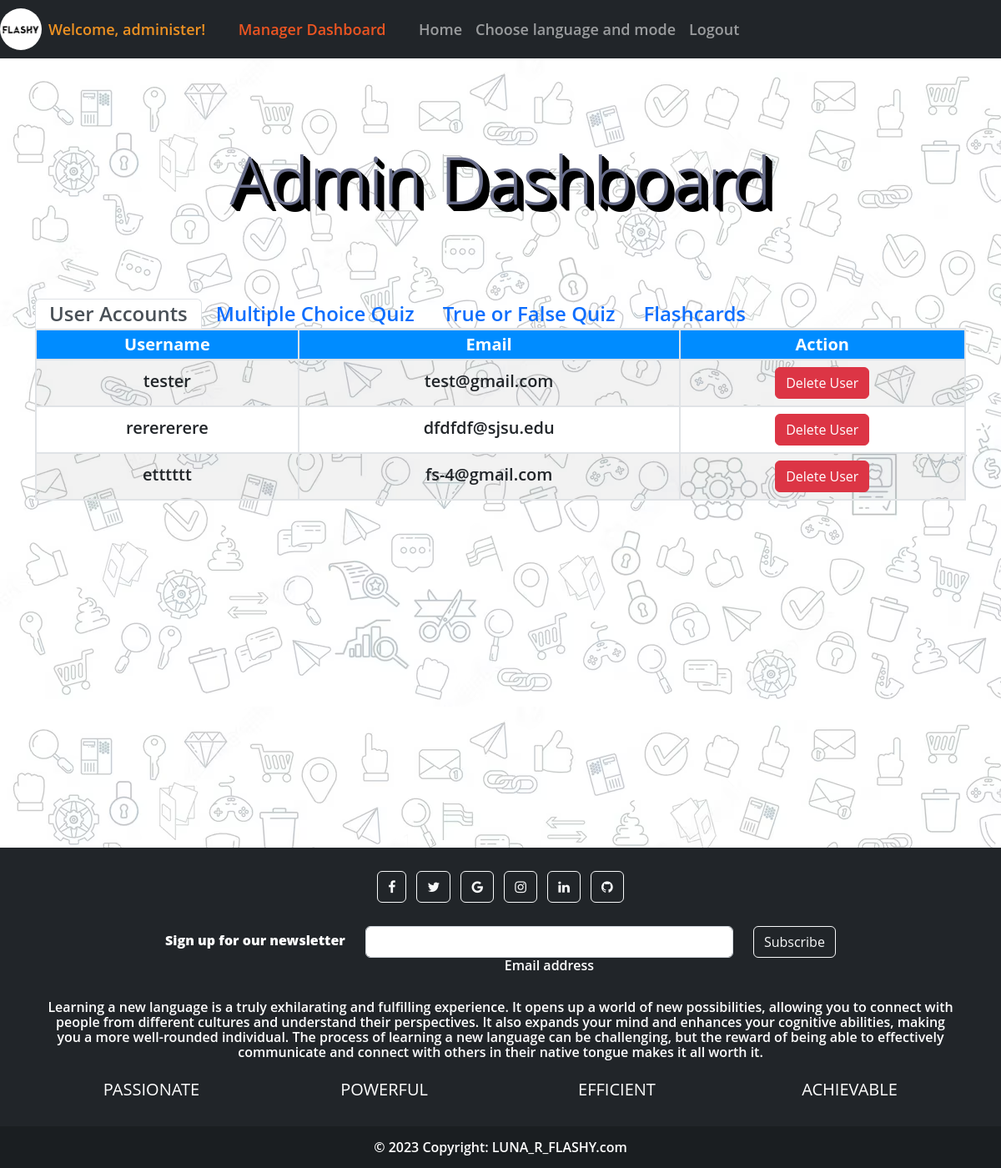
The app's page /admin_dashboard (signed in) with its own data.
### website/models.py (models this page shows, shortened)
class User(db.Model, UserMixin):
    id = db.Column(db.Integer, primary_key=True)
    username = db.Column(db.String(150), unique=True, nullable=False)
    email = db.Column(db.String(150))
    password = db.Column(db.String(150))
    notes= db.relationship('Note')
    scores= db.relationship('Score')

### website/auth.py (the view)
@auth.route('/admin_dashboard', methods=['GET', 'POST'])
@login_required
def admin_dashboard():
    if current_user.username == 'administer':
        users = User.query.all()
        quiz_m = Quiz_M.query.all()
        quiz_tf = Quiz_TF.query.all()
        flashcards = Material.query.all()
        tab = request.args.get('tab', 'user-accounts')
        return render_template('admin_dashboard.html', users=users, user=current_user, quiz_m=quiz_m, quiz_tf=quiz_tf, flashcards=flashcards, tab=tab)
    else:
        return render_template("login.html", user=current_user)

### website/__init__.py (called while the page is built)
def create_app():
    app = Flask(__name__)
    app.config['SECRET_KEY'] = 'sdfa__dskf__ljkj'
    app.config['SQLALCHEMY_DATABASE_URI'] = f'sqlite:///{DB_NAME}'
    db.init_app(app)
    from .views import views
    from .auth import auth
    app.register_blueprint(views, url_prefix='/')
    app.register_blueprint(auth, url_prefix='/')
    from .models import Note, Score, User
    with app.app_context():
        db.create_all()
    login_manager = LoginManager()
    login_manager.login_view = 'auth.login'
    login_manager.init_app(app)
    @login_manager.user_loader
    def load_user(id):
        return User.query.get(int(id))
    return app

### website/templates/admin_dashboard.html (shortened to what this page needs)
{% extends "base.html" %}
{% block content %}
<div class="dashboard" >
  <div class="container">
    <div class="dash-content">
        <div class="display-1 text-center my-5 py-5 admin_header">Admin Dashboard</div>
          <ul class="nav nav-tabs" id="dashboard-tabs" role="tablist">
            <li class="nav-item">
              <a class="nav-link fs-4  {% if tab == 'user-accounts' %} active{% endif %}" data-bs-toggle="tab" href="#user-accounts">User Accounts</a>
            </li>
            <li class="nav-item">
              <a class="nav-link fs-4 {% if tab == 'multiple-choice-quiz' %} active{% endif %}" data-bs-toggle="tab" href="#multiple-choice-quiz">Multiple Choice Quiz</a>
            </li>
            <li class="nav-item">
              <a class="nav-link fs-4 {% if tab == 'true-or-false-quiz' %} active{% endif %}" data-bs-toggle="tab" href="#true-or-false-quiz">True or False Quiz</a>
            </li>
            <li class="nav-item">
              <a class="nav-link fs-4 {% if tab == 'flashcards' %} active{% endif %}" data-bs-toggle="tab" href="#flashcards">Flashcards</a>
            </li>
          </ul>
          <div class="tab-content" >
            <div class="tab-pane fade {% if tab == 'user-accounts' %}show active{% endif %} " id="user-accounts" >
              <table class="table table-striped" >
                <thead>
                  <tr>
                    <th>Username</th>
                    <th>Email</th>
                    <th>Action</th>
                  </tr>
                </thead>
                <tbody>
                  {% for user in users %}
                    {% if user.username != "administer" %}
                      <tr>
                        <td>{{ user.username }}</td>
                        <td>{{ user.email }}</td>
                        <td>
                          <form action="{{ url_for('auth.admin_delete_user', user_id=user.id) }}" method="POST">
                            <button type="submit" class="btn btn-danger">Delete User</button>
                          </form>
                        </td>
                      </tr>
                    {% endif %}
                  {% endfor %}
                </tbody>
              </table>
            </div>
          </div>
    </div>
  </div>
</div>
{% endblock %}

### website/templates/base.html (shortened to what this page needs)
<!DOCTYPE html>
<html>
  <head>
    <link href="https://cdn.jsdelivr.net/npm/bootstrap@5.2.3/dist/css/bootstrap.min.css" rel="stylesheet">
    <link rel="stylesheet" type="text/css" href="{{url_for('static', filename='style.css')}}">
    <link rel="stylesheet" href="https://cdnjs.cloudflare.com/ajax/libs/font-awesome/4.7.0/css/font-awesome.min.css">
  </head>
  <body>
    <nav class="navbar navbar-expand-lg navbar-dark bg-dark" style="height:70px; font-size: 18px; color:white;">
      <div class="collapse navbar-collapse" id="navbarNav">
        <div class="navbar-nav align-items-center" style="height: 100%;">
          {% if user.is_authenticated %}
          <img src="{{ url_for('static', filename='pics/flashy.jpg') }}" alt="Logo" width="50" height="50"  class="rounded-circle" >
          <a class="nav-item nav-link" style="color: rgb(237, 145, 34);">Welcome, {{ user.username }}!</a>
              {% if user.is_authenticated and user.username == "administer" %}
                <a class="nav-item nav-link" id="administer" href="/admin_dashboard" style="color: rgb(237, 85, 34);">&nbsp;&nbsp;&nbsp;&nbsp; Manager Dashboard &nbsp;&nbsp;&nbsp;&nbsp;</a>
              {% endif %}
          <a class="nav-item nav-link" id="home" href="/">Home</a>
          <a class="nav-item nav-link" id="choice" href="/choose_lang_mode">Choose language and mode</a>
          <a class="nav-item nav-link" id="logout" href="/logout">Logout</a>
          {% else %}
          <img src="{{ url_for('static', filename='pics/flashy.jpg') }}" alt="Logo" width="50" height="50"  class="rounded-circle" >
          <a class="nav-item nav-link" id="home" href="/">Home</a>
          <a class="nav-item nav-link" id="login" href="/login">Login/Sign up</a>
          {% endif %}
        </div>
      </div>
    </nav>
      {% block content %}
      {% endblock%}
    <footer class="bg-dark text-center text-white">
      <div class="container p-4" >
        <section class="mb-4">
          <a class="btn btn-outline-light btn-floating m-1" href="#!" role="button"><i class="fa fa-facebook-f"></i></a>
          <a class="btn btn-outline-light btn-floating m-1" href="#!" role="button"><i class="fa fa-twitter"></i></a>
          <a class="btn btn-outline-light btn-floating m-1" href="#!" role="button"><i class="fa fa-google"></i></a>
          <a class="btn btn-outline-light btn-floating m-1" href="#!" role="button"><i class="fa fa-instagram"></i></a>
          <a class="btn btn-outline-light btn-floating m-1" href="#!" role="button"><i class="fa fa-linkedin"></i></a>
          <a class="btn btn-outline-light btn-floating m-1" href="#!" role="button"><i class="fa fa-github"></i></a>
        </section>
        <section class="">
          <form action="">
            <div class="row d-flex justify-content-center">
              <div class="col-auto">
                <p class="pt-2">
                  <strong>Sign up for our newsletter</strong>
                </p>
              </div>
              <div class="col-md-5 col-12">
                <div class="form-outline form-white mb-4">
                  <input type="email" id="form5Example2" class="form-control" />
                  <label class="form-label" for="form5Example2">Email address</label>
                </div>
              </div>
              <div class="col-auto">
                <button type="submit" class="btn btn-outline-light mb-4">Subscribe</button>
              </div>
            </div>
          </form>
        </section>
        <section class="mb-4" >
          <p>
            Learning a new language is a truly exhilarating and fulfilling experience. It opens up a world of new possibilities, allowing you to connect with people from different cultures and understand their perspectives. It also expands your mind and enhances your cognitive abilities, making you a more well-rounded individual. The process of learning a new language can be challenging, but the reward of being able to effectively communicate and connect with others in their native tongue makes it all worth it.
          </p>
        </section>
        <section class="">
          <div class="row">
            <div class="col-lg-3 col-md-6 mb-4 mb-md-0"><h5 class="text-uppercase">PASSIONATE</h5></div>
            <div class="col-lg-3 col-md-6 mb-4 mb-md-0"><h5 class="text-uppercase">POWERFUL</h5></div>
            <div class="col-lg-3 col-md-6 mb-4 mb-md-0"><h5 class="text-uppercase">EFFICIENT</h5></div>
            <div class="col-lg-3 col-md-6 mb-4 mb-md-0"><h5 class="text-uppercase">ACHIEVABLE</h5></div>
          </div>
        </section>
      </div>
      <div class="text-center p-3" style="background-color: rgba(0, 0, 0, 0.2);">
        © 2023 Copyright:
        <a class="text-white" href="..">LUNA_R_FLASHY.com</a>
      </div>
    </footer>
  </body>
</html>

### website/static/style.css (style rules this page uses)
body { margin:0; color:#6a6f8c; background: rgb(33, 37, 41); font:600 16px/18px 'Open Sans',sans-serif; }
*,:after,:before { box-sizing:border-box }
a { color:inherit;text-decoration:none }
::placeholder { color: #b3b3b3; }
.dashboard { background-blend-mode: multiply; background-image: url(../static/pics/quiz_take_bg.jpg); background-color: repeating-linear-gradient(white 0px, white 24px, steelblue 25px); display: flex; flex-direction: column; height: 100%; }
.dash-content { padding-bottom: 400px; }
.admin_header { text-shadow: 2px 2px 0 #000, 3px 3px 0 #000, 4px 4px 0 #000, 5px 5px 0 #000, 6px 6px 0 #000, 7px 7px 0 #000, 8px 8px 0 #000; }
table.table-striped tr:nth-of-type(even) { background-color: #ffffff; }
table.table-striped th, table.table-striped td { border: 2px solid #e0e3e6; padding: 8px; font-size: 20px; text-align: center; vertical-align: text-bottom; }
table.table-striped th { background-color: #008cff; color: #fff; }

### records on screen
User: username "administer"
User: username "tester", email "test@gmail.com"
User: username "rerererere", email "dfdfdf@sjsu.edu"
User: username "etttttt", email "fs-4@gmail.com"
